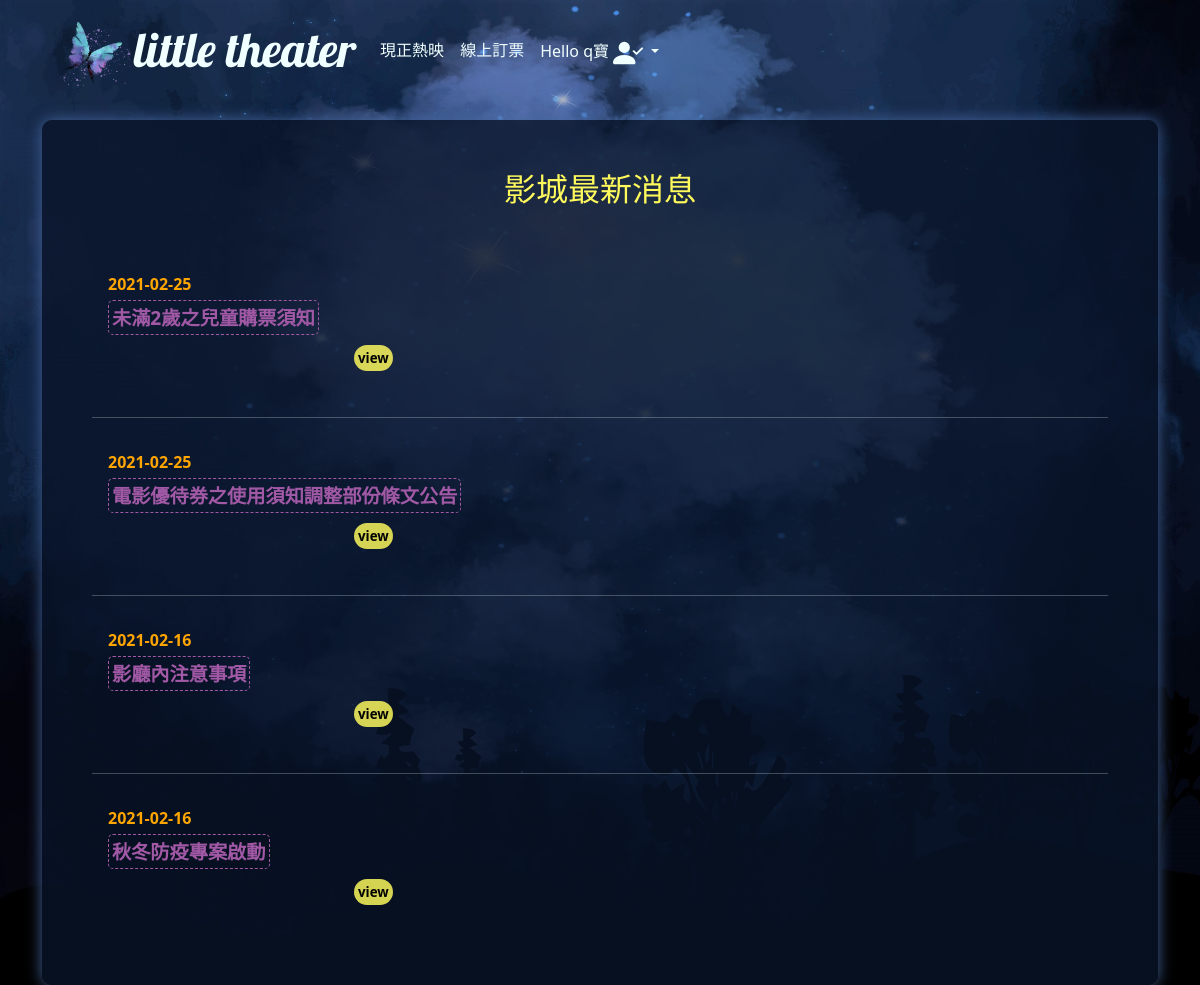
The page /index.php?do=news (signed in) on the database its author committed.
### tables this page shows
CREATE TABLE `theater_news` (
  `id` int(11) UNSIGNED NOT NULL,
  `title` text NOT NULL,
  `content` text NOT NULL,
  `tags` text NOT NULL,
  `sh` int(1) UNSIGNED NOT NULL,
  `date` date NOT NULL
);

### base.php (called while the page is built, shortened)
<?php
$News=new DB("theater_news");
Class DB{
    private $dsn="mysql:host=localhost;charset=utf8;dbname=theater";
    private $pdo="";
    private $table="";
    function __construct($table){
        $this->table=$table;
        $this->pdo=new PDO($this->dsn,"root","");
    }
    function find($arr){
        $sql="select * from $this->table ";
        if(is_array($arr)){
            foreach($arr as $k=>$v){
                $tmp[]=sprintf("`%s`='%s'",$k,$v);
            }
            $sql.=" where ".implode(" && ",$tmp);
        }else{
            $sql.=" where `id`='$arr'";
        }
        return $this->pdo->query($sql)->fetch(PDO::FETCH_ASSOC);
    }
    function all(...$arr){
        $sql="select * from $this->table ";
        if(isset($arr[0])){
            if(is_array($arr[0])){
                foreach($arr[0] as $k=>$v){
                    $tmp[]=sprintf("`%s`='%s'",$k,$v);
                }
                $sql.=" where ".implode(" && ",$tmp);
            }else{
                $sql.=$arr[0];
            }
        }
        if(isset($arr[1])){
            $sql.=$arr[1];
        }
        return $this->pdo->query($sql)->fetchAll();
    }
}

### front/news.php (the view, shortened to what this page needs)
<div id="bb">
<div style="width:100%;text-align:center;position:relative" class="mb-5">
    <h2 style="color: #fffa5c !important">影城最新消息</h2>
</div>
<div id="newsAdd">
<?php
$ns=$News->all(['sh' => 1]," order by `id` desc");
foreach($ns as $k=>$n){
?>
<div id="new<?=$n['id']?>">
<div style="display:flex;">
    <div class="p-3" style="width:100%;display:flex;flex-direction:column;">
        <div class="mb-3">
            <div class="datetext mb-2"><?=$n['date']?></div>
            <span class="border" style="font-size:larger;font-weight:bolder;color:#a159a6"><?=$n['title']?></span>
            <div style="width:100%;display:inline-block;padding-left:25%" class="mt-3" onclick="opNews(<?=$n['id']?>,this)">
                <span style="cursor:pointer;background:#fffa5cd4;border-radius:40px;color:black;font-size:smaller;font-weight: bolder;" class="p-1" id="viewblock<?=$n['id']?>">view</span>
            </div>
        </div>
    </div>
</div>
</div>
<?php
if($k!=count($ns)-1){
    echo "<hr>";
}
}?>
</div>
</div>

### css/theater.css (style rules this page uses)
body { margin:0; height:100%; background:transparent url('../others/bg_v3.jpg') center no-repeat ; background-size: 100vw 100%; min-height:100vh; background-attachment: fixed; overflow:visible; overflow-x:hidden; }
h2,h3 { color:azure !important; }
#bb { background-color: #09142acc; padding:50px; border-radius: 10px; min-height: 80vh; box-shadow: 0px 0px 15px #43649b; }

### front/news.php (style rules this page uses)
.border { border: 1px #a159a6 dashed !important; border-radius: 5px; padding: 3px; }
.datetext { font-size: medium; color: orange; font-weight: 600; }

### rows shown on the page
theater_news: date "2021-02-25", title "未滿2歲之兒童購票須知"
theater_news: date "2021-02-25", title "電影優待券之使用須知調整部份條文公告"
theater_news: date "2021-02-16", title "影廳內注意事項"
theater_news: date "2021-02-16", title "秋冬防疫專案啟動", $n['id'] 1 (drawn)

### other values the page prints
$_SESSION['mem'] "q寶"
